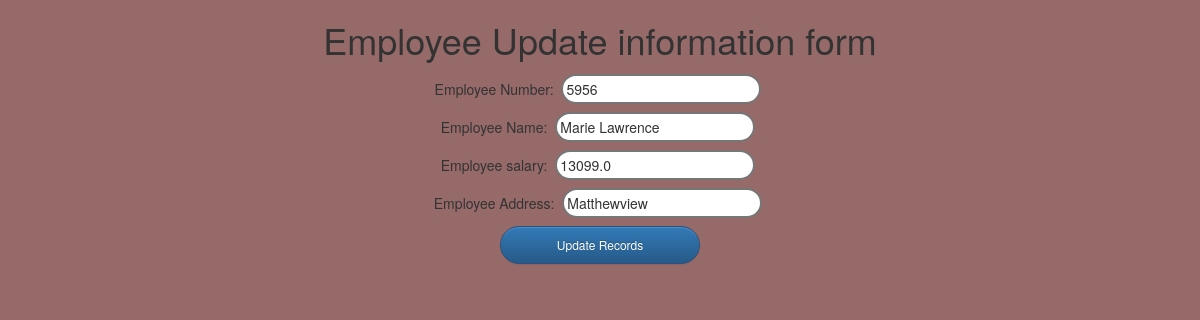
The app's page /update/30/ with its own data.
### testapp/models.py (models this page shows)
class Employee(models.Model):
    eno=models.IntegerField()
    ename=models.CharField(max_length=44)
    esal=models.FloatField()
    eaddr=models.CharField(max_length=256)

### testapp/views.py (the view)
# urls.py: url(r'^update/(?P<id>\d+)/',views.update_view),
def update_view(request,id):
    employee=Employee.objects.get(id=id)
    if request.method=='POST':
        form=EmployeeForm(request.POST,instance=employee)
        if form.is_valid():
            form.save()
            return redirect('/')
    return render (request,'testapp/update.html',{'employee':employee})

### templates/testapp/update.html (shortened to what this page needs)
<!DOCTYPE html> {% extends 'testapp/base.html'%} {% block body_block %}
<div class="conttainer" align='center'>
    <h1>Employee Update information form</h1>
    <form method="post">
        {% csrf_token%} Employee Number: <input type="text" name="eno" value="{{employee.eno}}"><br> Employee Name: <input type="text" name="ename" value="{{employee.ename}}"><br> Employee salary: <input type="text" name="esal" value="{{employee.esal}}"><br>        Employee Address: <input type="text" name="eaddr" value="{{employee.eaddr}}"><br>
        <input type="submit" name="" class='btn btn-primary btn-lg' value="Update Records">
    </form>
</div>
{% endblock %}

### templates/testapp/update.html (style rules this page uses)
input { width: 200px; margin: 4px; padding: 3px; border-radius: 19px; border-style: solid; justify-content: center; }
body { background: rgb(151, 106, 106); }
.btn { border-radius: 33px; background-color: brown; font-size: 12px; }

### records on screen
Employee: eno "5956", ename "Marie Lawrence", esal "13099.0", eaddr "Matthewview"
